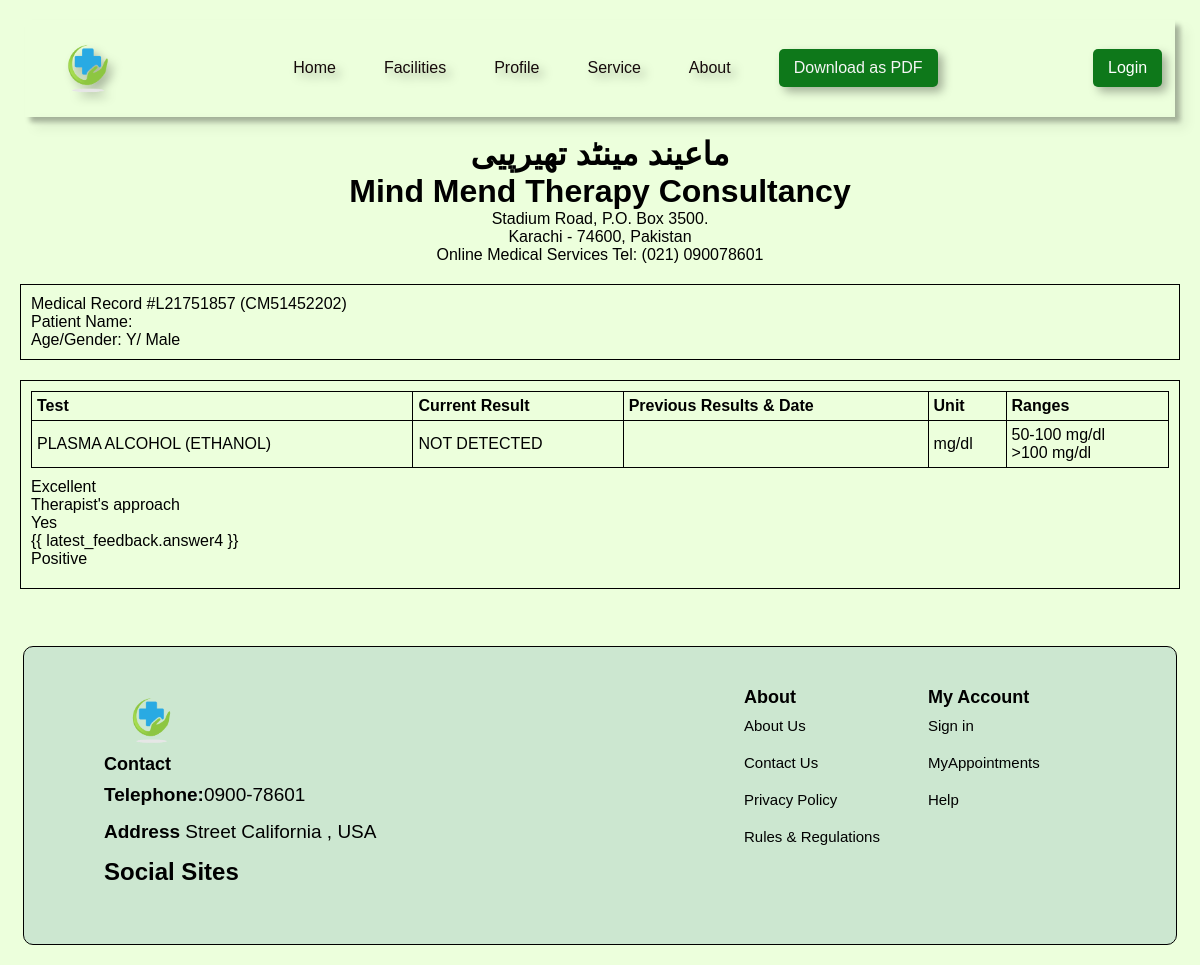
Before: /view-report/ (signed in) with the older database file.
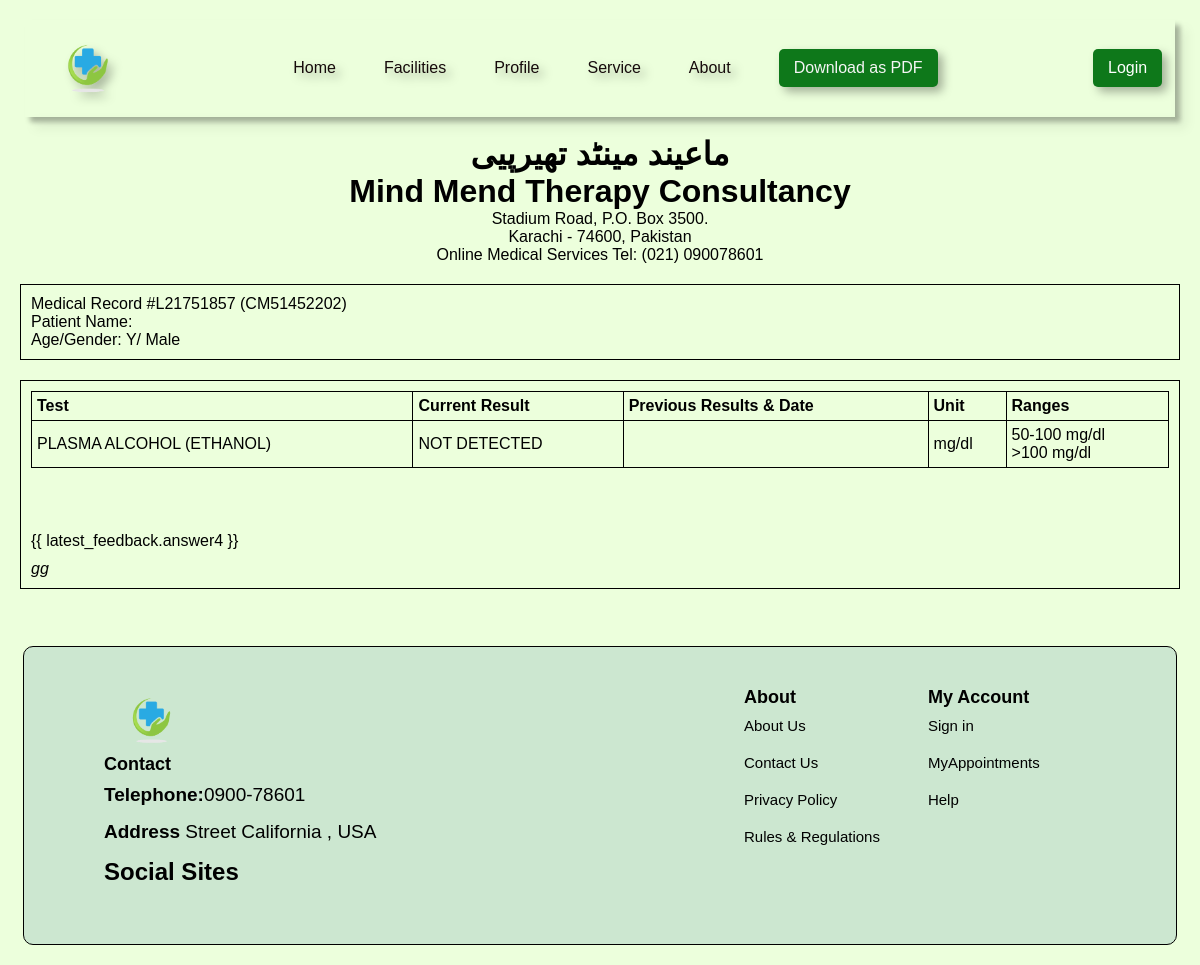
After: the same page with the newer database file.
### module1/models.py (models this page shows)
class Feedback(models.Model):
    therapist = models.ForeignKey(Therapist, on_delete=models.CASCADE)
    patient = models.ForeignKey(Patient, on_delete=models.CASCADE)
    booked_session = models.ForeignKey(BookedSession, on_delete=models.CASCADE)
    description = models.TextField(default='')
    answer1 = models.TextField()
    answer2 = models.TextField()
    answer3 = models.TextField()
    answer4 = models.TextField()
    answer5 = models.TextField()
    is_viewed = models.BooleanField(default=False)
    created_at=models.DateTimeField(default=timezone.now)
    total_percentage = models.IntegerField(default=0)

### module1/views.py (the view)
# urls.py: path('view-report/', views.view_report, name='view_report'),
def view_report(request):
    patient = request.user.patient
    latest_feedback = Feedback.objects.filter(patient=patient, is_viewed=True).latest('created_at')
    context = {'latest_feedback': latest_feedback}
    return render(request, 'gen_report.html', context)

### Templates/gen_report.html (shortened to what this page needs)
<!DOCTYPE html>
<html lang="en">
<head>
    {%load static%}
</head>
<body>
<nav>
    <div class="nav-logo">
        <a href="#"><img src="{% static 'images/clinic.png' %}"></a>
    </div>
    <ul class="nav-link">
        <li class="link"><a href="{% url 'index' %}">Home</a></li>
        <li class="link"><a href="{% url 'service' %}">Facilities</a></li>
        <li class="link"><a href="/">Profile</a></li>
        <li class="link"><a href="service.html">Service</a></li>
        <li class="link"><a href="#">About</a></li>
        <li class="link">
            <form action="{% url 'download_pdf' %}" method="post">
                <button class="btn btn-login" type="submit">
                    Download as PDF
            </form>
        </li>
    </ul>
    <button class="btn btn-login">Login</button>
</nav>
<br>
<h1>ماعیند مینٹد تھیرپیی </h1>
<h1>Mind Mend Therapy Consultancy</h1>
<div class="header-info">
    <p>Stadium Road, P.O. Box 3500.</p>
    <p>Karachi - 74600, Pakistan</p>
    <p>Online Medical Services Tel: (021) 090078601</p>
</div>
<div class="patient-info">
    <p>Medical Record #L21751857 (CM51452202)</p>
    <p>Patient Name: {{ patient_name }}</p>
    <p>Age/Gender: {{ patient_age }}Y/ Male</p>
</div>
<div class="test-results">
    <table>
        <tr>
            <th>Test</th>
            <th>Current Result</th>
            <th>Previous Results & Date</th>
            <th>Unit</th>
            <th>Ranges</th>
        </tr>
        <tr>
            <td>PLASMA ALCOHOL (ETHANOL)</td>
            <td>NOT DETECTED</td>
            <td></td>
            <td>mg/dl</td>
            <td>50-100 mg/dl <br> >100 mg/dl</td>
        </tr>
    </table>
    <div class="interpretation">
        <p>{{ latest_feedback.answer1 }} <br> {{ latest_feedback.answer2 }} <br> {{ latest_feedback.answer3 }} <br> {{
            latest_feedback.answer4 }} <br> {{ latest_feedback.answer5 }}</p>
    </div>
    <div class="note">
        <p>{{ latest_feedback.description }}</p>
    </div>
</div>
<br><br><br>
<footer class="sec-p1">
    <div class="c1">
        <img style="width: 16%;" src="{% static 'images/clinic.png' %}" alt="logo">
        <h3>Contact</h3>
        <p><Strong>Telephone:</strong>0900-78601</p>
        <p><strong>Address</strong> Street California , USA</p>
        <h2>Social Sites</h2>
        <div class="social">
            <i class="fab fa-facebook"></i>
            <i class="fab fa-instagram"></i>
            <i class="fab fa-twitter"></i>
            <i class="fab fa-youtube"></i>
        </div>
    </div>
    <div class="c1">
        <h3>About</h3>
        <a href="#">About Us</a>
        <a href="#">Contact Us</a>
        <a href="#">Privacy Policy</a>
        <a href="#">Rules & Regulations</a>
    </div>
    <div class="c1">
        <h3>My Account</h3>
        <a href="#">Sign in</a>
        <a href="#">MyAppointments</a>
        <a href="#">Help</a>
    </div>
</footer>
</body>
</html>

Changed rows visible on the page:
no longer on this page (row unchanged): Feedback: answer1 "Excellent", answer2 "Therapist's approach", answer3 "Yes", answer5 "Positive"
added Feedback: description "gg"
